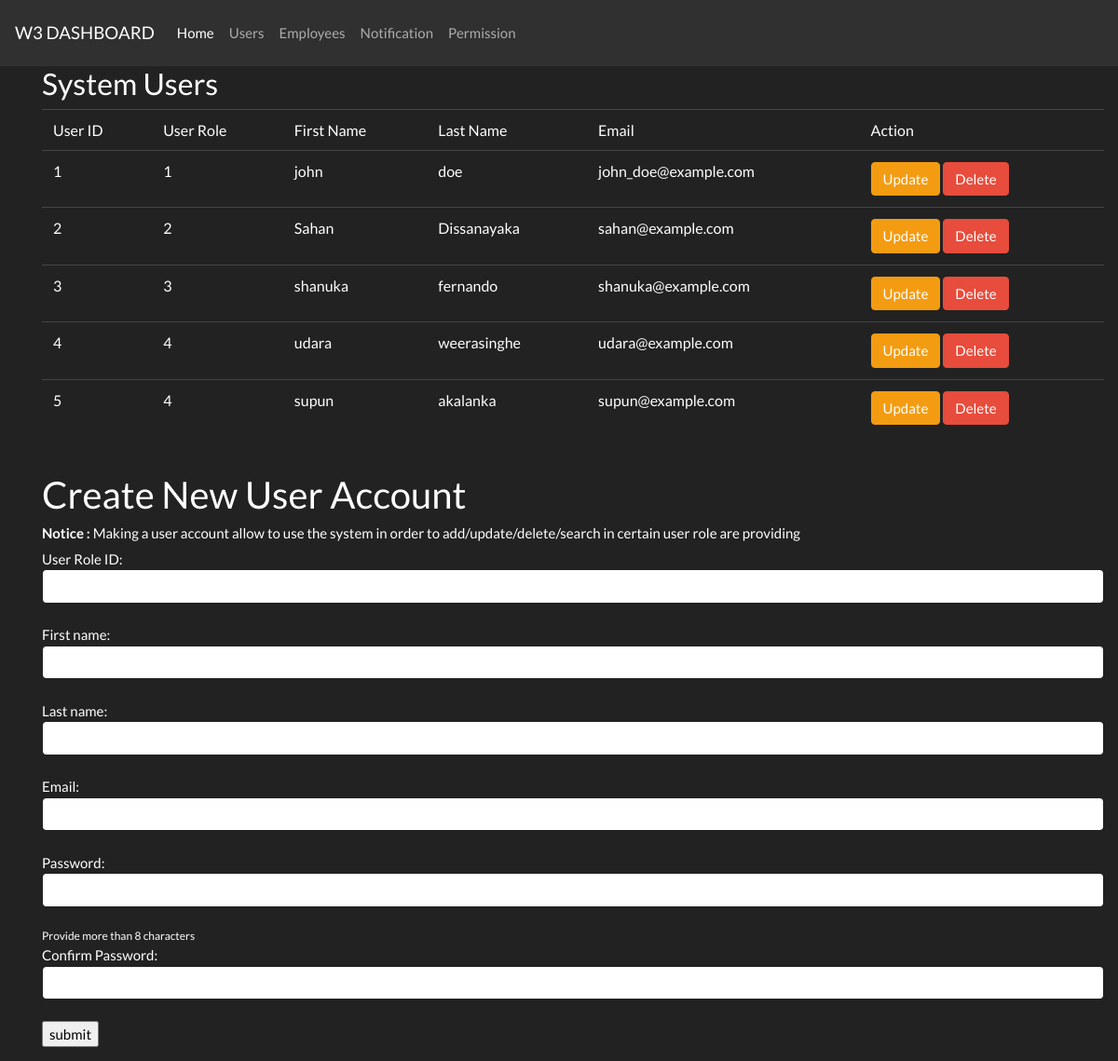
Before: /view/user/userView.php (signed in) with the older database file.
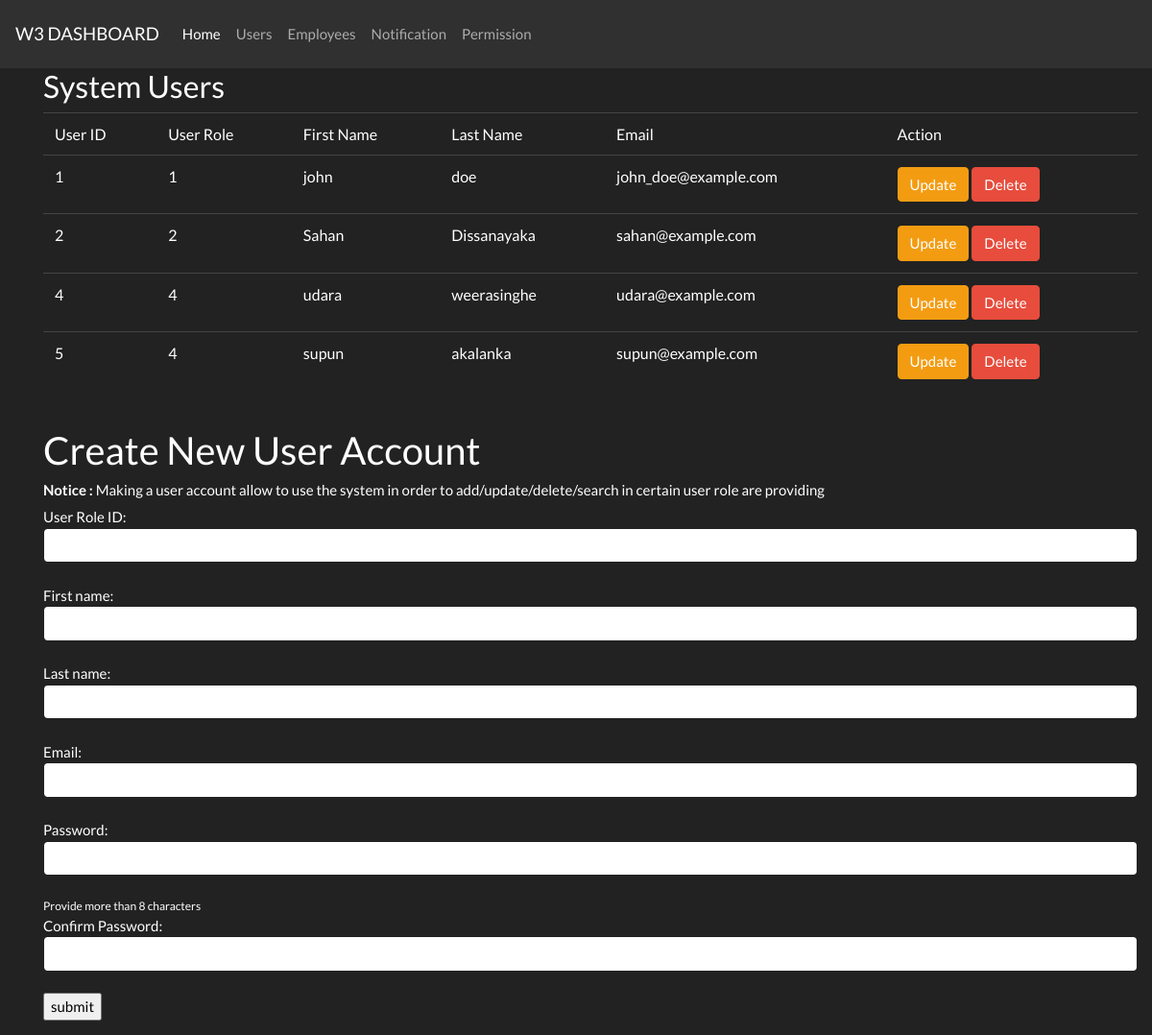
After: the same page with the newer database file.
### tables this page shows
CREATE TABLE `user` (
  `u_id` int(10) NOT NULL,
  `r_id` int(10) NOT NULL,
  `u_firstname` varchar(255) NOT NULL,
  `u_lastname` varchar(255) NOT NULL,
  `u_email` varchar(255) NOT NULL,
  `u_password` varchar(255) NOT NULL
);

### model/userModel.php (called while the page is built, shortened)
<?php
function getAllUsers(){
	global $conn;
	$query = "select * from user";
	$result = mysqli_query($conn,$query);
	return $result;
}
?>

### controller/user/userController.php (called while the page is built, shortened)
<?php
$url = rawurldecode($_SERVER['REQUEST_URI']);
if(preg_match('/dashboard/', $url)){
	require_once("./../model/userModel.php");
}else{
	require_once("./../../model/userModel.php");
}
function getAll(){
	$res = getAllUsers();
	return $res;
}
?>

### view/user/userView.php (the view, shortened to what this page needs)
<?php require_once('./../../controller/user/userController.php');?>
<?php require_once('./userHeader.php');?>
<?php
$result = getAll();
?>
<div class="container">
<?php
if (mysqli_num_rows($result) > 0) {
?>
<div class="container">
  <h3>System Users</h3>
  <table class="table table-hover">
  <tr>
    <td>User ID</td>
    <td>User Role</td>
    <td>First Name</td>
    <td>Last Name</td>
    <td>Email </td>
    <td>Action </td>
  </tr>
<?php
while($row = mysqli_fetch_array($result)) {
?>
<tr>
    <td><?php echo $row["u_id"]; ?></td>
    <td><?php echo $row["r_id"]; ?></td>
    <td><?php echo $row["u_firstname"]; ?></td>
    <td><?php echo $row["u_lastname"]; ?></td>
    <td><?php echo $row["u_email"]; ?></td>
    <td>
    <a class="btn btn-warning" href="./userUpdate.php?updateid=<?php echo $row["u_id"]; ?>">Update</a>
    <a class="btn btn-danger" href="./../../controller/user/userController.php?userid=<?php echo $row["u_id"]; ?>">Delete</a>
    </td>
</tr>
<?php
}
?>
</table>
 <?php
}
else{
    echo "No result found";
}
?>
    <h2>Create New User Account</h2>
    <h6><strong>Notice : </strong>Making a user account allow to use the system in order to add/update/delete/search in certain user role are providing</h6>
    <form method="post" action="./../../controller/user/userController.php">
    User Role ID:<br>
		<input type="text" class="form-control" name="user_role">
		<br>
    First name:<br>
		<input type="text" class="form-control" name="first_name">
		<br>
		Last name:<br>
		<input type="text" class="form-control" name="last_name">
		<br>
		Email:<br>
		<input type="text" class="form-control" name="email">
		<br>
		Password:<br>
		<input type="password" class="form-control" name="password">
    <br>
    <small>Provide more than 8 characters</small>
    <br>
		Confirm Password:<br>
		<input type="password" class="form-control" name="cpassword">
    <br>
		<input type="submit" name="userdetails" value="submit">
	  </form>
    </div>
    </body>
</html>

Changed rows visible on the page:
removed user: u_id "3", r "3", u_firstname "shanuka", u_lastname "fernando", u_email "shanuka@example.com"
